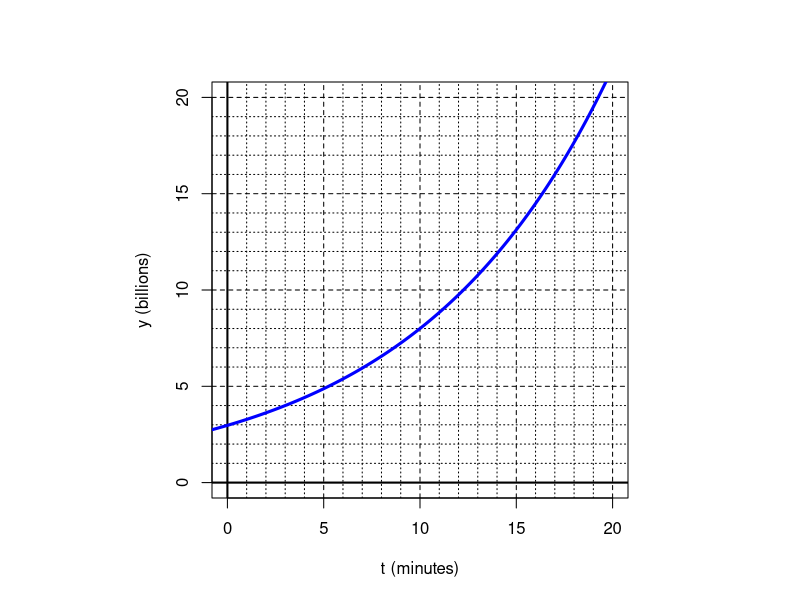
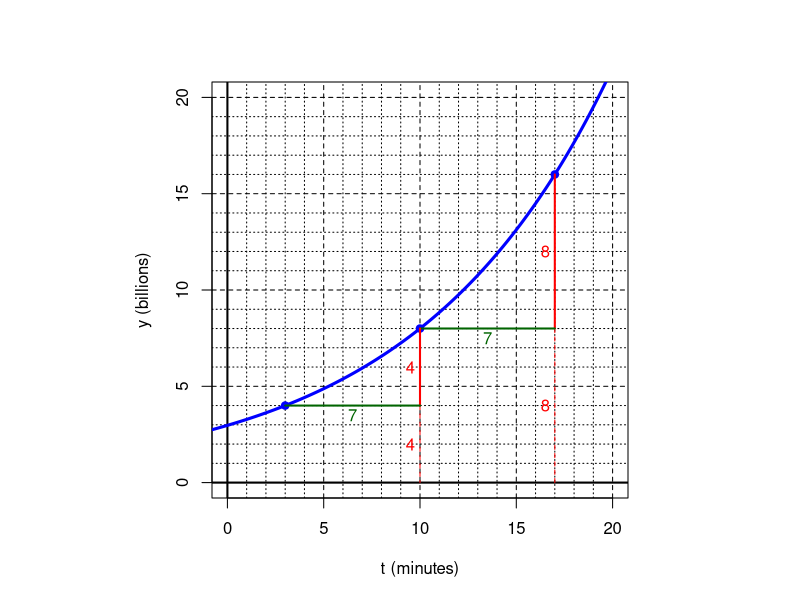

The R source for these figures, in order:
## ---- chunk 1
hl = -sample(2:8,1)
lowy = sample(1:5,1)
lowx = sample((1-2*hl):(20),1)
hiy = lowy*4
## ---- chunk 2
par(pty="s")
plot(0,0,type="n",xlim=c(0,20),ylim=c(0,20),xlab="t (minutes)",ylab="y (billions)")
for(i in 1:20){
  if(i%%5==0){
    abline(h=i,lty=2)
    abline(v=i,lty=2)
  } else {
    abline(h=i,lty=3)
    abline(v=i,lty=3)
  }
}
abline(h=0,lwd=2)
abline(v=0,lwd=2)
t = seq(-1,21,0.01)
y = hiy*(1/2)^((t-lowx)/hl)
lines(t,y,lwd=3,col="blue")
# points(c(lowx-2*hl,lowx-hl,lowx,lowx+hl,lowx+2*hl),c(hiy*4,hiy*2,hiy,hiy/2,hiy/4),col="blue",pch=19)
# if(round(100*hiy/8)/100==round(hiy/8)){
#   points(lowx+3*hl,hiy/8,col="blue",pch=19)
# }
## ---- chunk 3
par(pty="s")
plot(0,0,type="n",xlim=c(0,20),ylim=c(0,20),xlab="t (minutes)",ylab="y (billions)")
for(i in 1:20){
  if(i%%5==0){
    abline(h=i,lty=2)
    abline(v=i,lty=2)
  } else {
    abline(h=i,lty=3)
    abline(v=i,lty=3)
  }
}
abline(h=0,lwd=2)
abline(v=0,lwd=2)
t = seq(-1,21,0.01)
y = hiy*(1/2)^((t-lowx)/hl)
lines(t,y,lwd=3,col="blue")
points(c(lowx-2*hl,lowx-hl,lowx,lowx+hl,lowx+2*hl),c(hiy*4,hiy*2,hiy,hiy/2,hiy/4),col="blue",pch=19)
if(round(100*hiy/8)/100==round(hiy/8)){
  points(lowx+3*hl,hiy/8,col="blue",pch=19)
}
lines(c(lowx,lowx),c(hiy,hiy/2),col="red",lwd=2)
text(lowx-0.5,3*hiy/4,hiy/2,col="red")
lines(c(lowx,lowx),c(hiy/2,0),col="red",lwd=1,lty=2)
text(lowx-0.5,hiy/4,hiy/2,col="red")
lines(c(lowx,lowx+hl),c(hiy/2,hiy/2),col="darkgreen",lwd=2)
text(lowx+hl/2,hiy/2-0.5,-hl,col="darkgreen")
lines(c(lowx+hl,lowx+hl),c(hiy/2,hiy/4),col="red",lwd=2)
text(lowx+hl-0.5,3*hiy/8,hiy/4,col="red")
lines(c(lowx+hl,lowx+hl),c(hiy/4,0),col="red",lwd=1,lty=2)
text(lowx+hl-0.5,hiy/8,hiy/4,col="red")
lines(c(lowx+hl,lowx+2*hl),c(hiy/4,hiy/4),col="darkgreen",lwd=2)
text(lowx+3*hl/2,hiy/4-0.5,-hl,col="darkgreen")
